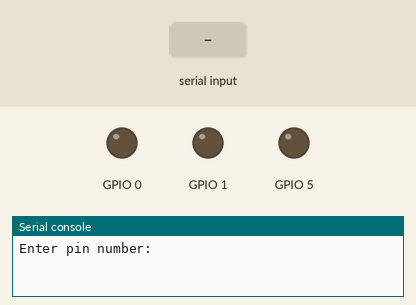
A program run on a simulated ESP32 board running MicroPython. Parts: output pins drawn as LEDs (lit = HIGH), the last lines printed to the serial console. The test bench sets the inputs (shaded band).

Above: at 1.2 s.
1.3 s: "5" typed at the serial console, then Enter
At 2.2 s:
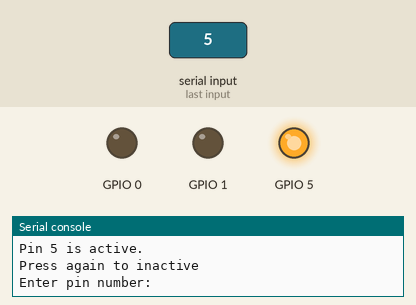
2.8 s: "1" typed at the serial console, then Enter
At 3.3 s:
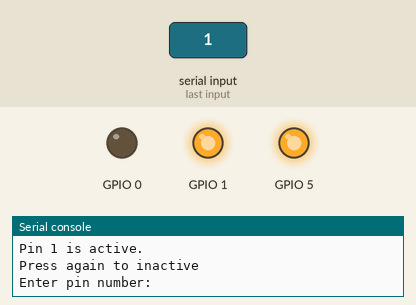
4.3 s: "0" typed at the serial console, then Enter
At 5.5 s:
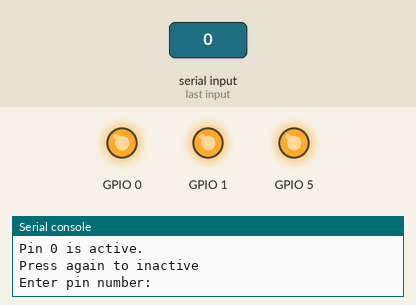
5.8 s: "5" typed at the serial console, then Enter
At 6.7 s:
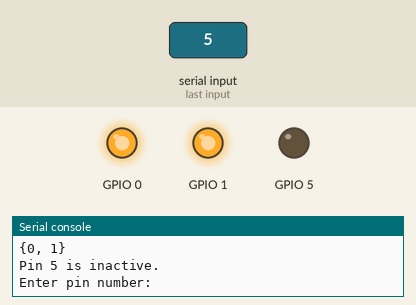
7.3 s: "1" typed at the serial console, then Enter
At 7.9 s:
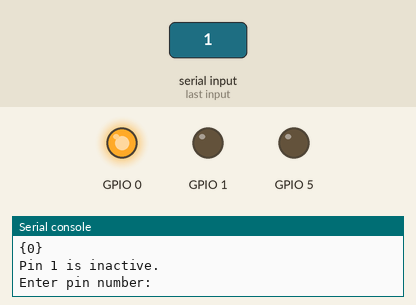
8.8 s: "0" typed at the serial console, then Enter
At 10.2 s:
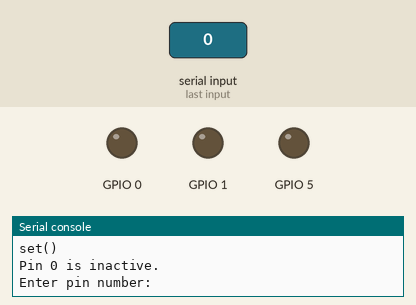
Timing chart, 0 to 11.3 s (numbered marks = the images above; inputs shaded):
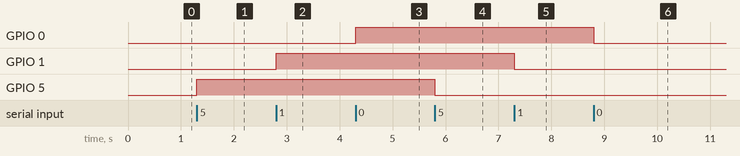

Measured:
- after the input at 1.3 s, GPIO 5: LOW → HIGH at once
- after the input at 2.8 s, GPIO 1: LOW → HIGH at once
- after the input at 4.3 s, GPIO 0: LOW → HIGH at once
- after the input at 5.8 s, GPIO 5: HIGH → LOW at once
- after the input at 7.3 s, GPIO 1: HIGH → LOW at once
- after the input at 8.8 s, GPIO 0: HIGH → LOW at once

The program:

pin_controller.py
```python
def pin_control(o):                 # defining a function in this line.
    from machine import Pin         # The function creates a set and then stores a number for each pin.
    po= Pin(o, Pin.OUT)             # If the same number is repeated the 2nd time, the function removes the number
    if o not in a:                  # from the set. The idea is that the number stored in the set will activate
        a.add(o)                    # its respective light.
        po.on()
        print(a)
        print('Pin', o, 'is active.')
        print('Press again to inactive')
    else:
        if o in a:
            po.off()
            a.remove(o)
            print(a)
        print('Pin', o, 'is inactive.')
a=set()
while True:
    o=int(input('Enter pin number: '))
    (pin_control(o))
```
